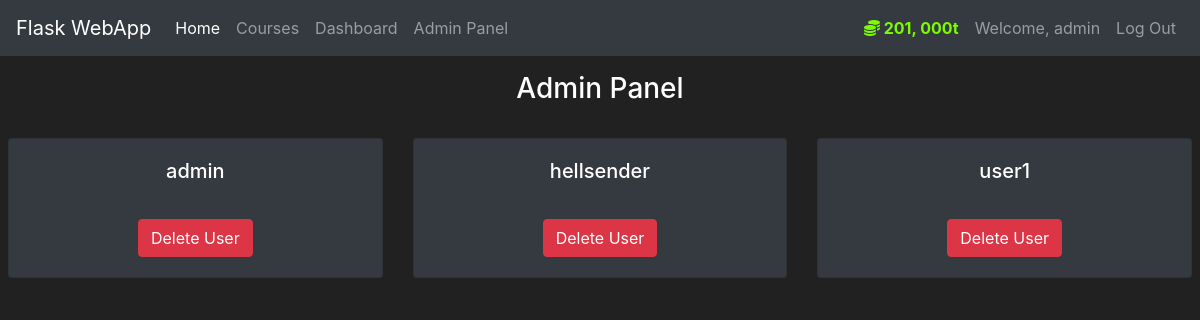
The app's page /admin/deleteuser (signed in) with its own data.
### course/models.py (models this page shows, shortened)
class Users(db.Model, UserMixin):
    id = db.Column(db.Integer(), primary_key=True)
    username = db.Column(db.String(length=30), nullable=False, unique=True)
    email_address = db.Column(db.String(length=50), nullable=False, unique=True)
    password_hash = db.Column(db.String(length=50), nullable=False)
    tokens_owned = db.Column(db.Integer(), nullable=False, default=500)
    items_owned = db.relationship('Items', secondary=course_owner, backref='owned_users', lazy=True)
    @property
    def styled_token(self):
        return f"{str(self.tokens_owned)[0:-3]}, {str(self.tokens_owned)[-3:]}t" if len(str(self.tokens_owned)) >= 4 else f"{str(self.tokens_owned)}t"
    @property
    def password(self):
        return self.password_hash

### course/route.py (the view, shortened to what this page needs)
@app.route('/admin/<action>', methods=['GET', 'POST'])
def actions(action):
    admin_panel = AdminPanel()
    if action == 'deleteuser':
        return render_template('adminpanel/deleteuser.html', action=action, admin_panel= admin_panel)

### course/admin.py (called while the page is built)
    @property
    def getusers(self):
        users = Users.query.all()
        return users

### course/models.py (called while the page is built)
@login_manager.user_loader
def load_user(user_id):
    return Users.query.get(int(user_id))

### course/templates/adminpanel/deleteuser.html (shortened to what this page needs)
{% extends 'base.html' %}
{% block content %}
<div class="mr-2 ml-2">
    <h3 class="text-center mt-3">Admin Panel</h3>
    <br>
    <div class="row">
        {% for user in admin_panel.getusers %}
            <div class="col-md-4">
                <div style="margin-bottom: 30px" class="card text-center bg-dark card-wrapper">
                    <div class="card-body">
                        <h5 class="card-title">{{ user.username }}</h5>
                        <br>
                            <a class="btn btn-info btn-outline btn-danger" href="{{ url_for('action_perform', action='deleteuser', value=user.username) }}">Delete User</a>
                    </div>
                </div>
            </div>
        {% endfor %}
    </div>
</div>
{% endblock %}

### course/templates/base.html (shortened to what this page needs)
<!doctype html>
<html lang="en">
  <head>
    <link rel="stylesheet" href="https://cdn.jsdelivr.net/npm/bootstrap@4.5.3/dist/css/bootstrap.min.css">
  </head>
  <body>
    <nav class="navbar navbar-expand-md navbar-dark bg-dark">
      <a class="navbar-brand" href="{{ url_for('home') }}">Flask WebApp</a>
      <div class="collapse navbar-collapse" id="navbarNav">
        <ul class="navbar-nav mr-auto">
          <li class="nav-item active">
              <a class="nav-link" href="{{ url_for('home') }}">Home <span class="sr-only">(current)</span></a>
          </li>
          <li class="nav-item">
              <a class="nav-link" href="{{ url_for('courses') }}">Courses</a>
          </li>
          {% if current_user.is_authenticated %}
            <li>
              <a class="nav-link" href="{{url_for('users')}}">Dashboard</a>
            </li>
              {% if current_user.username == 'admin' %}
              <li>
                <a class="nav-link" href="{{url_for('admin')}}">Admin Panel</a>
              </li>
              {% endif %}
          {% endif %}
        </ul>
        {% if current_user.is_authenticated %}
          <ul class="navbar-nav">
            <li class="nav-item">
              <a class="nav-link" style="color: lawngreen; font-weight: bold">
                  <i class="fas fa-coins"></i>
                  {{ current_user.styled_token }}
              </a>
            </li>
            <li class="nav-item">
                <a class="nav-link">Welcome, {{ current_user.username }}</a>
            </li>
            <li class="nav-item">
                <a class="nav-link" href="{{url_for('logout')}}">Log Out</a>
            </li>
          </ul>
        {% endif %}
      </div>
    </nav>
    {% block content %}{% endblock %}
  </body>
</html>

### course/templates/base.html (style rules this page uses)
body { background-color: #212121; color: white; }

### records on screen
Users: styled_token "201, 000t", username "admin"
Users: username "hellsender"
Users: username "user1"
